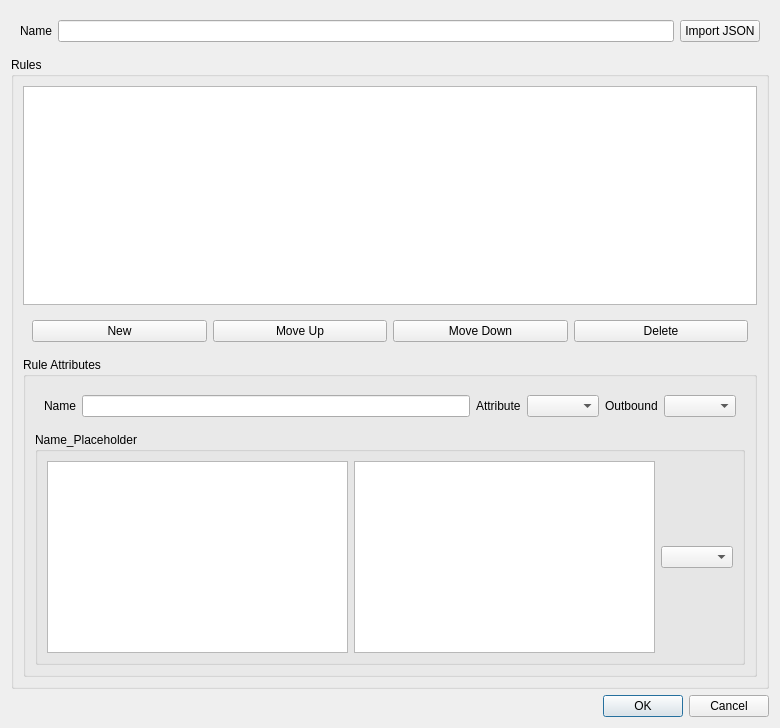
<?xml version="1.0" encoding="UTF-8"?>
<ui version="4.0">
    <class>RouteItem</class>
    <widget class="QDialog" name="RouteItem">
        <property name="geometry">
            <rect>
                <x>0</x>
                <y>0</y>
                <width>780</width>
                <height>728</height>
            </rect>
        </property>
        <property name="windowTitle">
            <string>Route Profile</string>
        </property>
        <layout class="QVBoxLayout" name="verticalLayout_3">
            <item>
                <widget class="QWidget" name="widget" native="true">
                    <layout class="QHBoxLayout" name="horizontalLayout">
                        <item>
                            <widget class="QLabel" name="route_name_l">
                                <property name="text">
                                    <string>Name</string>
                                </property>
                            </widget>
                        </item>
                        <item>
                            <widget class="QLineEdit" name="route_name"/>
                        </item>
                        <item>
                            <widget class="QPushButton" name="route_import_json">
                                <property name="text">
                                    <string>Import JSON</string>
                                </property>
                            </widget>
                        </item>
                    </layout>
                </widget>
            </item>
            <item>
                <widget class="QGroupBox" name="groupBox">
                    <property name="title">
                        <string>Rules</string>
                    </property>
                    <layout class="QVBoxLayout" name="verticalLayout_2">
                        <item>
                            <widget class="QListWidget" name="route_items"/>
                        </item>
                        <item>
                            <widget class="QWidget" name="widget_2" native="true">
                                <layout class="QHBoxLayout" name="horizontalLayout_2">
                                    <item>
                                        <widget class="QPushButton" name="new_route_item">
                                            <property name="text">
                                                <string>New</string>
                                            </property>
                                        </widget>
                                    </item>
                                    <item>
                                        <widget class="QPushButton" name="moveup_route_item">
                                            <property name="text">
                                                <string>Move Up</string>
                                            </property>
                                        </widget>
                                    </item>
                                    <item>
                                        <widget class="QPushButton" name="movedown_route_item">
                                            <property name="text">
                                                <string>Move Down</string>
                                            </property>
                                        </widget>
                                    </item>
                                    <item>
                                        <widget class="QPushButton" name="delete_route_item">
                                            <property name="text">
                                                <string>Delete</string>
                                            </property>
                                        </widget>
                                    </item>
                                </layout>
                            </widget>
                        </item>
                        <item>
                            <widget class="QGroupBox" name="rule_attr_box">
                                <property name="title">
                                    <string>Rule Attributes</string>
                                </property>
                                <layout class="QVBoxLayout" name="verticalLayout">
                                    <item>
                                        <widget class="QWidget" name="widget_3" native="true">
                                            <layout class="QHBoxLayout" name="horizontalLayout_3">
                                                <item>
                                                    <widget class="QLabel" name="rule_name_l">
                                                        <property name="text">
                                                            <string>Name</string>
                                                        </property>
                                                    </widget>
                                                </item>
                                                <item>
                                                    <widget class="QLineEdit" name="rule_name"/>
                                                </item>
                                                <item>
                                                    <widget class="QLabel" name="rule_attr_l">
                                                        <property name="text">
                                                            <string>Attribute</string>
                                                        </property>
                                                    </widget>
                                                </item>
                                                <item>
                                                    <widget class="QComboBox" name="rule_attr"/>
                                                </item>
                                                <item>
                                                    <widget class="QLabel" name="rule_out_l">
                                                        <property name="text">
                                                            <string>Outbound</string>
                                                        </property>
                                                    </widget>
                                                </item>
                                                <item>
                                                    <widget class="QComboBox" name="rule_out">
                                                        <property name="sizePolicy">
                                                            <sizepolicy hsizetype="Preferred" vsizetype="Fixed">
                                                                <horstretch>0</horstretch>
                                                                <verstretch>0</verstretch>
                                                            </sizepolicy>
                                                        </property>
                                                        <property name="maximumSize">
                                                            <size>
                                                                <width>200</width>
                                                                <height>16777215</height>
                                                            </size>
                                                        </property>
                                                    </widget>
                                                </item>
                                            </layout>
                                        </widget>
                                    </item>
                                    <item>
                                        <widget class="QGroupBox" name="rule_attr_data">
                                            <property name="title">
                                                <string>Name_Placeholder</string>
                                            </property>
                                            <layout class="QHBoxLayout" name="horizontalLayout_4">
                                                <item>
                                                    <widget class="QTextBrowser" name="rule_preview">
                                                        <property name="minimumSize">
                                                            <size>
                                                                <width>190</width>
                                                                <height>0</height>
                                                            </size>
                                                        </property>
                                                    </widget>
                                                </item>
                                                <item>
                                                    <widget class="QPlainTextEdit" name="rule_attr_text"/>
                                                </item>
                                                <item>
                                                    <widget class="QComboBox" name="rule_attr_selector"/>
                                                </item>
                                            </layout>
                                        </widget>
                                    </item>
                                </layout>
                            </widget>
                        </item>
                    </layout>
                </widget>
            </item>
            <item alignment="">
                <widget class="QDialogButtonBox" name="buttonBox">
                    <property name="standardButtons">
                        <set>QDialogButtonBox::StandardButton::Cancel|QDialogButtonBox::StandardButton::Ok</set>
                    </property>
                </widget>
            </item>
        </layout>
    </widget>
    <resources/>
    <connections/>
</ui>
